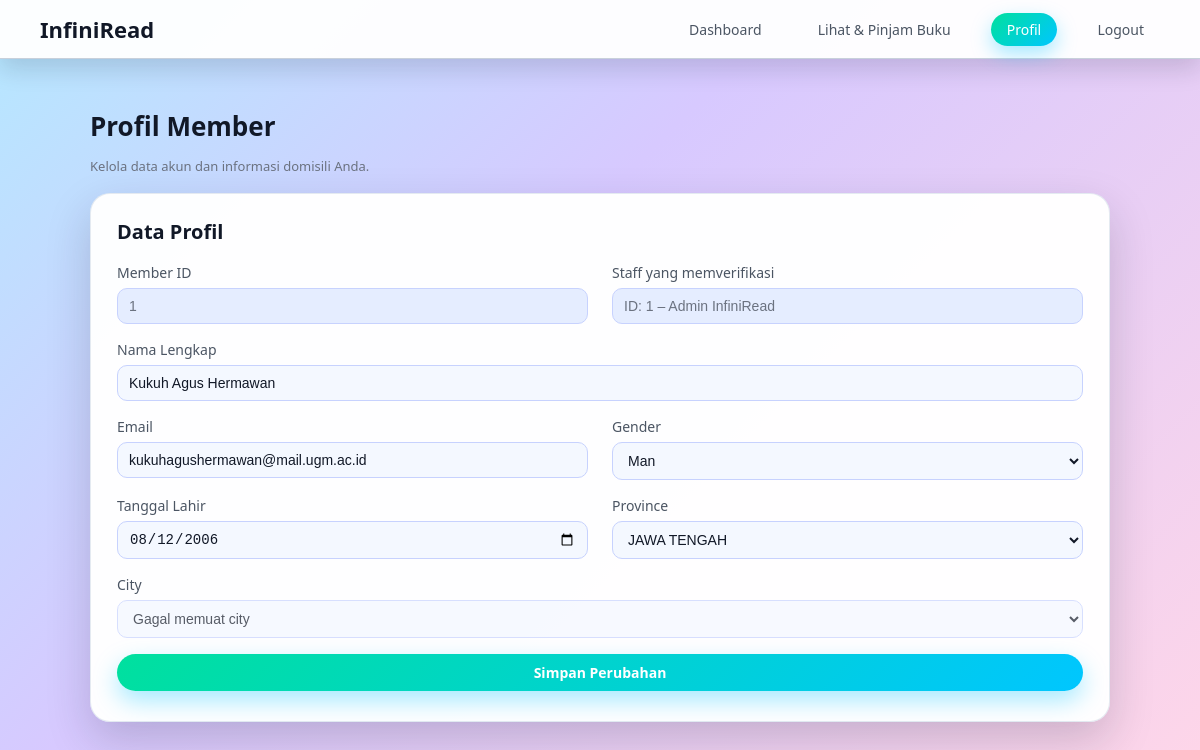
Page /frontend/pages/member/profile.php (signed in) on the committed database.
### tables this page shows
CREATE TABLE `member` (
  `Mem_ID` int(11) NOT NULL,
  `Full_Name` varchar(100) NOT NULL,
  `Gender` enum('Man','Woman') NOT NULL,
  `Date_of_Birth` date NOT NULL,
  `Email` varchar(50) NOT NULL,
  `Password` varchar(255) NOT NULL,
  `City_ID` int(11) NOT NULL,
  `Staff_ID` int(11) NOT NULL,
  `Is_Verified` tinyint(1) NOT NULL DEFAULT 0
);

CREATE TABLE `staff` (
  `Staff_ID` int(11) NOT NULL,
  `Staff_Name` varchar(100) NOT NULL,
  `Position` varchar(50) NOT NULL,
  `Email` varchar(100) NOT NULL,
  `Password` varchar(255) NOT NULL DEFAULT 'masuk123'
);

CREATE TABLE `city` (
  `City_ID` int(11) NOT NULL,
  `Province_ID` int(11) NOT NULL,
  `City_Name` varchar(100) NOT NULL
);

CREATE TABLE `province` (
  `Province_ID` int(11) NOT NULL,
  `Province_Name` varchar(100) NOT NULL
);

### backend/models/Member.php (called while the page is built, shortened)
<?php
class Member
{
    public static function findWithLocation(mysqli $db, int $memId): ?array {
        $sql = "
            SELECT
                m.*,
                c.City_Name,
                c.Province_ID,
                p.Province_Name,
                s.Staff_Name
            FROM member m
            JOIN city c       ON m.City_ID = c.City_ID
            JOIN province p   ON c.Province_ID = p.Province_ID
            LEFT JOIN staff s ON m.Staff_ID = s.Staff_ID
            WHERE m.Mem_ID = ?
        ";
        $stmt = $db->prepare($sql);
        $stmt->bind_param('i', $memId);
        $stmt->execute();
        $res = $stmt->get_result();
        $row = $res->fetch_assoc();
        return $row ?: null;
    }
}

### backend/controllers/MemberController.php (called while the page is built, shortened)
<?php
require_once __DIR__ . '/../models/Member.php';
require_once __DIR__ . '/../models/City.php';
class MemberController
{
    public static function getProfile(int $mem_id): array {
        global $mysqli;
        $member = Member::findWithLocation($mysqli, $mem_id);
        return $member;
    }
}

### backend/models/Province.php (called while the page is built)
<?php
require_once __DIR__ . '/../config/database.php';
class Province
{
    public static function all() {
        global $mysqli;
        return $mysqli->query("SELECT Province_ID, Province_Name FROM province ORDER BY Province_Name");
    }
}

### frontend/pages/member/profile.php (the view, shortened to what this page needs)
<?php
require_once __DIR__ . '/../../../backend/middleware/AuthMiddleware.php';
require_once __DIR__ . '/../../../backend/controllers/MemberController.php';
require_once __DIR__ . '/../../../backend/models/Province.php';
$mem_id = $_SESSION['member_id'];
$member     = MemberController::getProfile($mem_id);
$provResult = Province::all();
$old_full_name = $member['Full_Name'];
$old_email     = $member['Email'];
$old_gender    = $member['Gender'];
$old_dob       = $member['Date_of_Birth'];
$old_prov_id   = $member['Province_ID'];
$staffDisplay = '-';
if (!empty($member['Staff_ID']) && !empty($member['Staff_Name'])) {
    $staffDisplay = 'ID: ' . $member['Staff_ID'] . ' – ' . $member['Staff_Name'];
}
?>
<!DOCTYPE html>
<html lang="id">
<head>
  <link rel="stylesheet" href="/frontend/assets/css/global.css">
  <link rel="stylesheet" href="/frontend/assets/css/dashboard.css">
</head>
<body>
<?php include __DIR__ . '/../../components/navbar_member.php'; ?>
<div class="page-wrap">
  <h1 class="page-title">Profil Member</h1>
  <p class="subtitle">Kelola data akun dan informasi domisili Anda.</p>
  <div class="card">
    <div class="card-title">Data Profil</div>
    <form method="post" class="form-grid">
      <div class="form-group">
        <label>Member ID</label>
        <input type="text" value="<?= (int)$member['Mem_ID'] ?>" disabled>
      </div>
      <div class="form-group">
        <label>Staff yang memverifikasi</label>
        <input type="text" value="<?= htmlspecialchars($staffDisplay) ?>" disabled>
      </div>
      <div class="form-group full">
        <label>Nama Lengkap</label>
        <input type="text" name="full_name"
               value="<?= htmlspecialchars($old_full_name) ?>" required>
      </div>
      <div class="form-group">
        <label>Email</label>
        <input type="email" name="email"
               value="<?= htmlspecialchars($old_email) ?>" required>
      </div>
      <div class="form-group">
        <label>Gender</label>
        <select name="gender" required>
          <option value="Man"   <?= $old_gender === 'Man'   ? 'selected' : '' ?>>Man</option>
        </select>
      </div>
      <div class="form-group">
        <label>Tanggal Lahir</label>
        <input type="date" name="dob"
               value="<?= htmlspecialchars($old_dob) ?>" required>
      </div>
      <div class="form-group">
        <label>Province</label>
        <select name="province_id" id="province" required>
          <?php while ($p = $provResult->fetch_assoc()): ?>
            <option value="<?= $p['Province_ID']; ?>"
              <?= (int)$old_prov_id === (int)$p['Province_ID'] ? 'selected' : '' ?>>
              <?= htmlspecialchars($p['Province_Name']); ?>
            </option>
          <?php endwhile; ?>
        </select>
      </div>
      <div class="form-group full">
        <label>City</label>
        <select name="city_id" id="city" required>
          <option value="">Memuat data city...</option>
        </select>
      </div>
      <div class="form-group full">
        <button type="submit" class="btn-primary">Simpan Perubahan</button>
      </div>
    </form>
  </div>
</div>
</body>
</html>

### frontend/assets/css/global.css (style rules this page uses)
* { box-sizing: border-box; }
html, body { margin: 0; padding: 0; min-height: 100vh; }
body { font-family: "Poppins", system-ui, sans-serif; background: linear-gradient(135deg, #b5e8ff, #d7c9ff 40%, #ffd6e8); color: #1f2933; }
button { font-family: inherit; }
.page-wrap { padding: 32px 40px 40px; max-width: 1200px; margin: 0 auto; }
.page-title { font-size: 26px; font-weight: 700; margin-bottom: 4px; color: #111827; }
.subtitle { font-size: 13px; color: #6b7280; margin-bottom: 18px; }

### frontend/assets/css/dashboard.css (style rules this page uses)
.page-wrap { padding: 32px 40px 40px; max-width: 1100px; margin: 0 auto; }
.card-title { font-size: 20px; font-weight: 600; margin-bottom: 18px; color: #083344; }

### frontend/pages/member/profile.php (style rules this page uses)
.card { background: rgba(255, 255, 255, 0.97); border-radius: 20px; padding: 24px 26px 30px; box-shadow: 0 18px 45px rgba(15, 23, 42, 0.18); border: 1px solid rgba(226, 232, 240, 0.9); }
.card-title { font-size: 20px; font-weight: 600; margin-bottom: 18px; color: #111827; }
.form-grid { display: grid; grid-template-columns: repeat(2, minmax(0, 1fr)); gap: 16px 24px; }
.form-group { display: flex; flex-direction: column; }
.form-group.full { grid-column: 1 / -1; }
.form-group label { font-size: 14px; margin-bottom: 6px; color: #4b5563; }
.form-group input, .form-group select { background: #f4f8ff; border: 1px solid #c7d2fe; padding: 9px 11px; border-radius: 10px; font-size: 14px; color: #111827; outline: none; }
.form-group input[disabled] { background: #e5edff; color: #6b7280; cursor: not-allowed; }
.btn-primary { background: linear-gradient(135deg, #00e09e, #00c6ff); border: none; color: #ffffff; padding: 9px 18px; border-radius: 999px; cursor: pointer; font-weight: 600; font-size: 14px; box-shadow: 0 10px 25px rgba(0, 198, 255, 0.35); transition: transform 0.1s ease, box-shadow 0.1s ease, filter 0.1s ease; }

### rows in the picture
member: Mem_ID "1", Staff_ID.Staff_Name "ID: 1 – Admin InfiniRead", full_name "Kukuh Agus Hermawan", email "kukuhagushermawan@mail.ugm.ac.id", gender "Man", dob "08/12/2006"
city: province_id "JAWA TENGAH"
